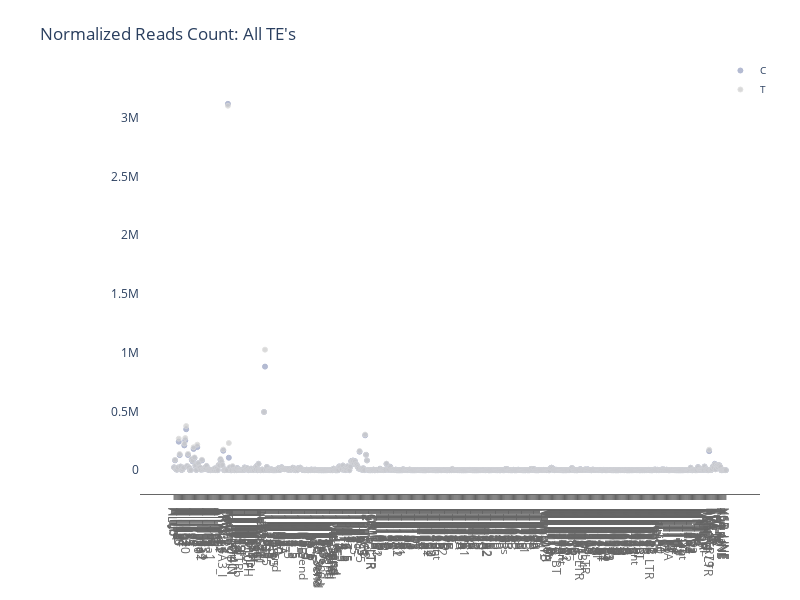

Notebook code cell kept with this figure:
### Code cell
plotly.offline.plot(fig_all, filename='SALMONTE_RES/SalmonTE_All_readCounts_NORM_SCALED_TXIMPORT.html')
plotly.offline.iplot(fig_all, filename = "SALMONTE_RES/SalmonTE_All_readCounts_NORM_SCALED_TXIMPORT.html")

### Figure 1 — Plotly figure (JSON) as saved in the notebook; plotly's stock layout.template omitted (floating-point values rounded to 4 significant figures; data arrays with more than 128 entries replaced by an {"elided": "..."} marker saying what was removed)
{"data": [{"marker": {"color": "rgba(156, 165, 196, 0.95)", "line": {"color": "rgba(156, 165, 196, 1.0)", "width": 1}, "size": 5, "symbol": "circle"}, "mode": "markers", "name": "C", "opacity": 0.8, "type": "scatter", "x": {"elided": "596 str values"}, "y": {"elided": "596 float values"}}, {"marker": {"color": "rgba(204, 204, 204, 0.95)", "line": {"color": "rgba(217, 217, 217, 1.0)", "width": 1}, "size": 5, "symbol": "circle"}, "mode": "markers", "name": "T", "opacity": 0.8, "type": "scatter", "x": {"elided": "596 str values"}, "y": {"elided": "596 float values"}}], "layout": {"height": 600, "hovermode": "closest", "legend": {"font": {"size": 10}, "xanchor": "right", "yanchor": "middle"}, "margin": {"b": 50, "l": 140, "r": 40, "t": 80}, "paper_bgcolor": "white", "plot_bgcolor": "white", "title": {"text": "Normalized Reads Count: All TE's"}, "width": 800, "xaxis": {"dtick": 1, "linecolor": "rgb(102, 102, 102)", "showgrid": false, "showline": true, "showticklabels": true, "tickcolor": "rgb(102, 102, 102)", "tickfont": {"color": "rgb(102, 102, 102)"}, "ticks": "outside"}}}
